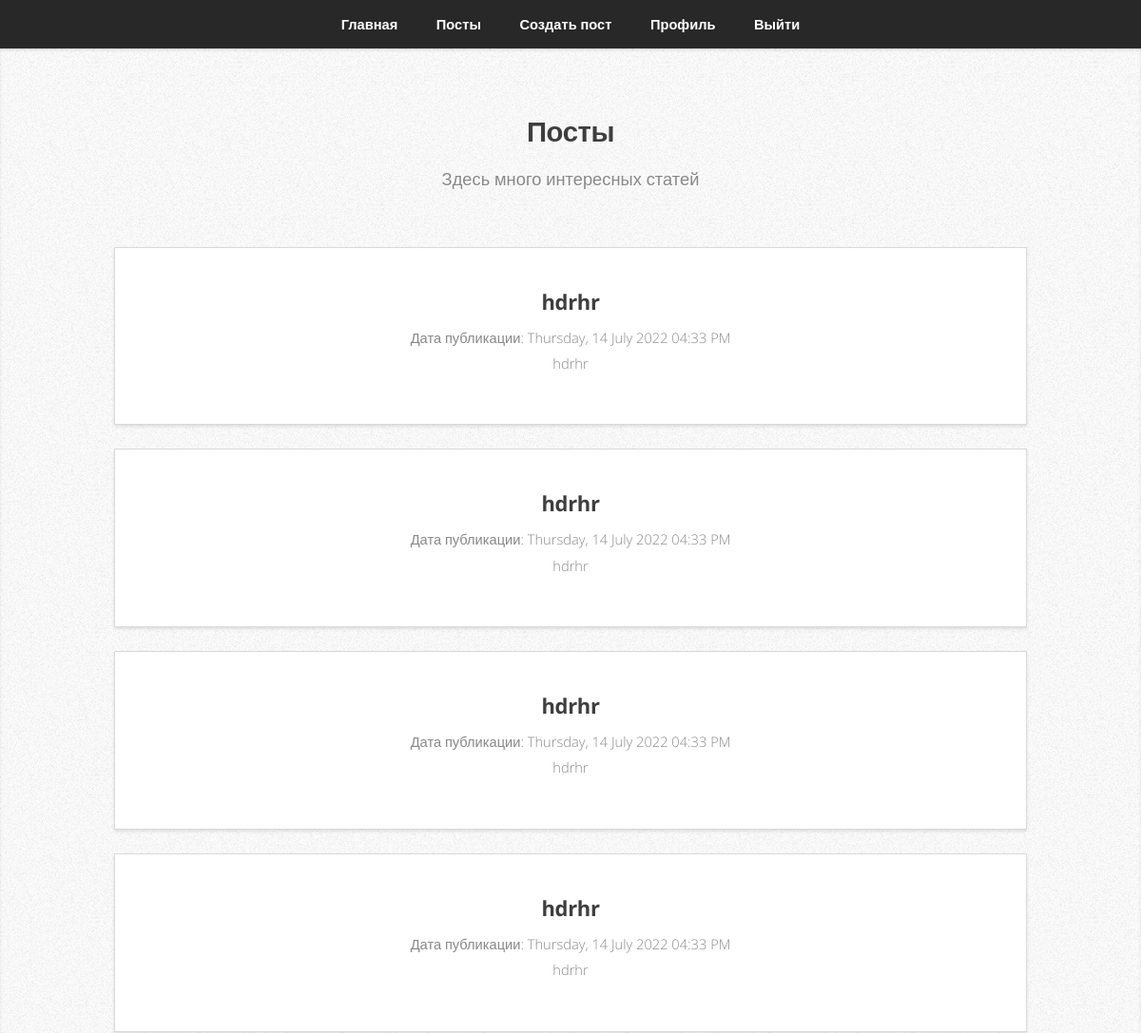
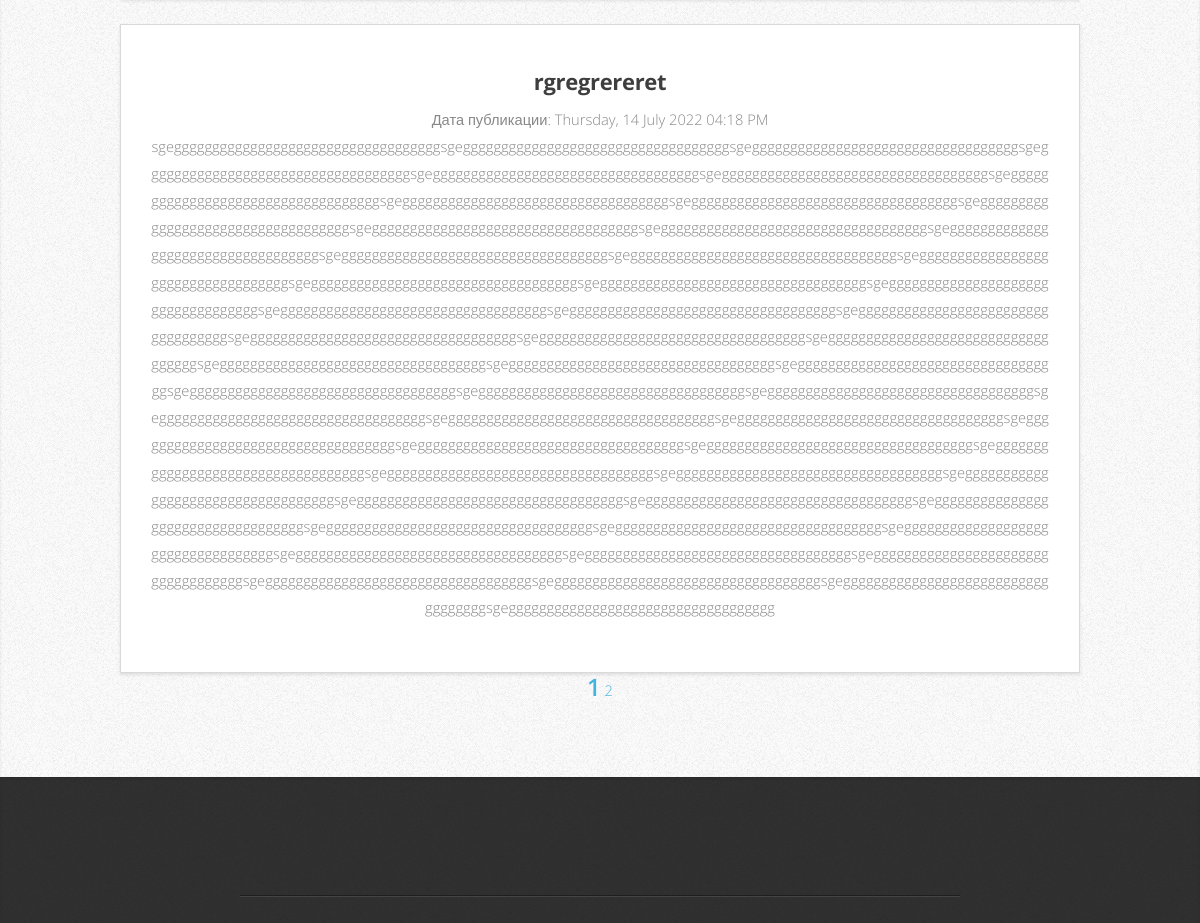
Before: /allpost (signed in, upper part) with the older database file (2 pictures, top to bottom).
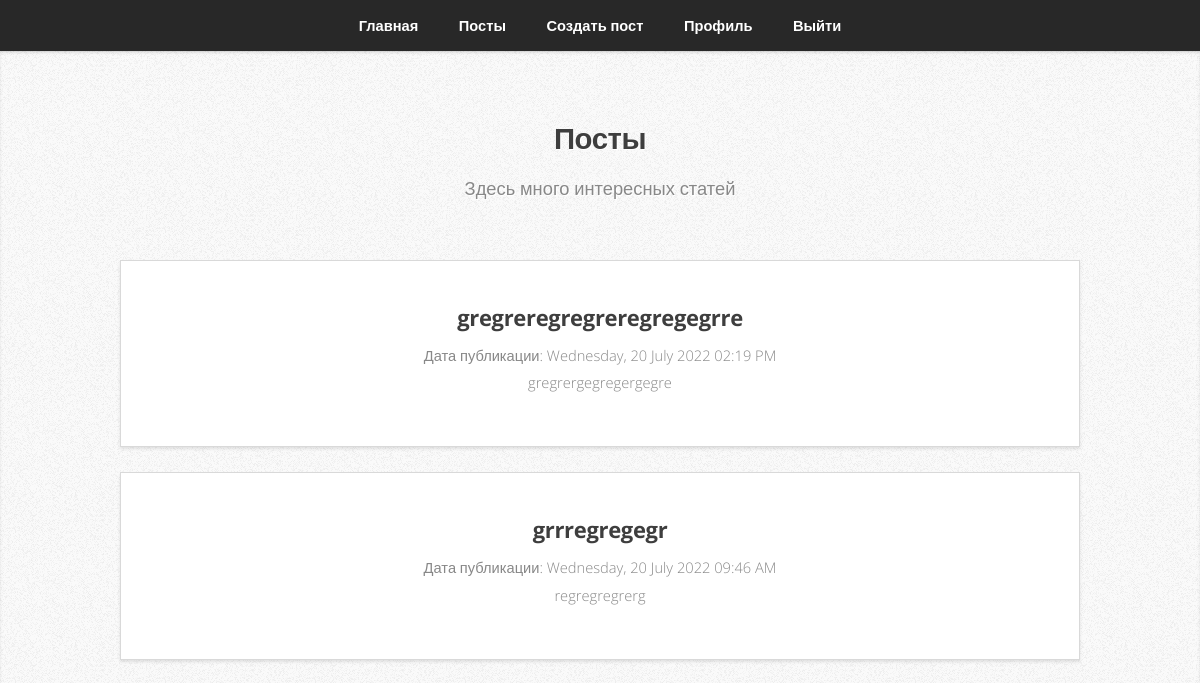
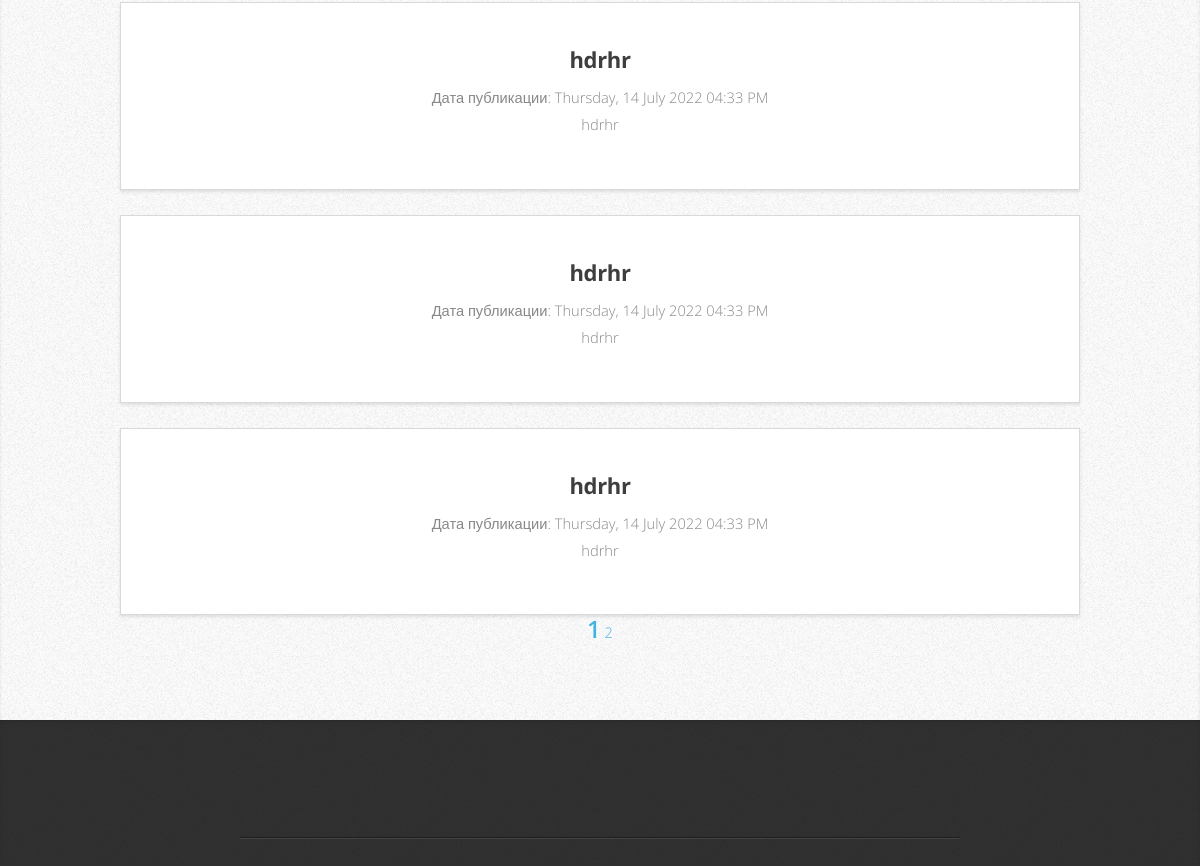
After: the same page with the newer database file (2 pictures, top to bottom).
### flask_personal_blog/models.py (models this page shows, shortened)
class Post(db.Model):
    id = db.Column(db.Integer, primary_key=True)
    title = db.Column(db.String(100), nullable=False)
    date_posted = db.Column(db.DateTime, nullable=False, default=datetime.utcnow)
    content = db.Column(db.Text, nullable=False)
    user_id = db.Column(db.Integer, db.ForeignKey("user.id"), nullable=False)

### flask_personal_blog/postapp/views.py (the view)
@posts.route("/allpost")
@login_required
def allpost():
    page = request.args.get("page", 1, type=int)
    posts = Post.query.order_by(Post.date_posted.desc()).paginate(page=page, per_page=5)
    return render_template("allpost.html", posts=posts)

### flask_personal_blog/models.py (called while the page is built)
@login_manager.user_loader
def load_user(user_id):
    return User.query.get(int(user_id))

### flask_personal_blog/templates/allpost.html (shortened to what this page needs)
<!DOCTYPE html>
<html>
<head>
	<link rel="stylesheet" href="{{ url_for('static', filename='assets/css/main.css') }}" />
</head>
<body class="is-preload">
	<nav id="nav">
		<ul class="container">
			<li><a href="/">Главная</a></li>
			{% if current_user.is_authenticated %}
			<li><a href="{{ url_for('posts.allpost') }}">Посты</a></li>
			<li><a href="{{ url_for('posts.new_post') }}">Создать пост</a></li>
			<li><a href="{{ url_for('userapp.profile') }}">Профиль</a></li>
			<li><a href="{{ url_for('userapp.logout') }}">Выйти</a></li>
			{% else %}
			<li><a href="{{ url_for('userapp.register') }}">Регистрация</a></li>
			<li><a href="{{ url_for('userapp.login') }}">Войти</a></li>
			{% endif %}
		</ul>
	</nav>
	<article id="posts" class="wrapper style2">
		<div class="container">
			<header>
				<h2>Посты</h2>
				<p>Здесь много интересных статей</p>
			</header>
			<div class="row aln-center">
                {% for post in posts.items %}
				<div class="col-4 col-6-medium col-12-small">
					<section class="box style1">
						<h3><a href="{{ url_for('posts.post', post_id=post.id) }}">{{ post.title }}</a></h3>
                        <span>Дата публикации: {{ post.date_posted.strftime('%A, %d %B %Y %I:%M %p') }}</span>
						<p class="post-text">
							{{ post.content }}
						</p>
					</section>
				</div>
                {% endfor %}
			</div>
			{% for page_num in posts.iter_pages(left_edge=1, right_edge=1, left_current=1, right_current=2) %}
				{% if page_num %}
				  {% if posts.page == page_num %}
					<a class="btn btn-success mb-4" href="{{ url_for('posts.allpost', page=page_num) }}">{{ page_num }}</a>
				  {% else %}
					<a class="btn btn-outline-success mb-4" href="{{ url_for('posts.allpost', page=page_num) }}">{{ page_num }}</a>
				  {% endif %}
				{% else %}
				  ...
				{% endif %}
			{% endfor %}
		</div>
	</article>
	<article id="contact" class="wrapper style4">
		<div class="container medium">
			<div class="row">
				<div class="col-12">
					<hr />
				</div>
			</div>
		</div>
	</article>
</body>
</html>

Changed rows visible on the page:
no longer on this page (row unchanged): Post: title "hdrhr", date_posted "Thursday, 14 July 2022 04:33 PM", content "hdrhr"
no longer on this page (row unchanged): Post: title "rgregrereret", date_posted "Thursday, 14 July 2022 04:18 PM", content "sgegggggggggggggggggggggggggggggggggggsgegggggggggggggggggggggggggggggggggggsgegggggggggggggggggggggggggggggggggggsgegggggggggggggggggggggggggggggggggggsgegggggggggggggggggggggggggggggggggggsgegggggggggggggggggggggggggggggggggggsgegggggggggggggggggggggggggggggggggggsgegggggggggggggggggggggggggggggggggggsgegggggggggggggggggggggggggggggggggggsgegggggggggggggggggggggggggggggggggggsgegggggggggggggggggggggggggggggggggggsgegggggggggggggggggggggggggggggggggggsgegggggggggggggggggggggggggggggggggggsgegggggggggggggggggggggggggggggggggggsgegggggggggggggggggggggggggggggggggggsgegggggggggggggggggggggggggggggggggggsgegggggggggggggggggggggggggggggggggggsgegggggggggggggggggggggggggggggggggggsgeggggggggggggg…"
added Post: title "gregreregregreregregegrre", date_posted "Wednesday, 20 July 2022 02:19 PM", content "gregrergegregergegre"
added Post: title "grrregregegr", date_posted "Wednesday, 20 July 2022 09:46 AM", content "regregregrerg"
